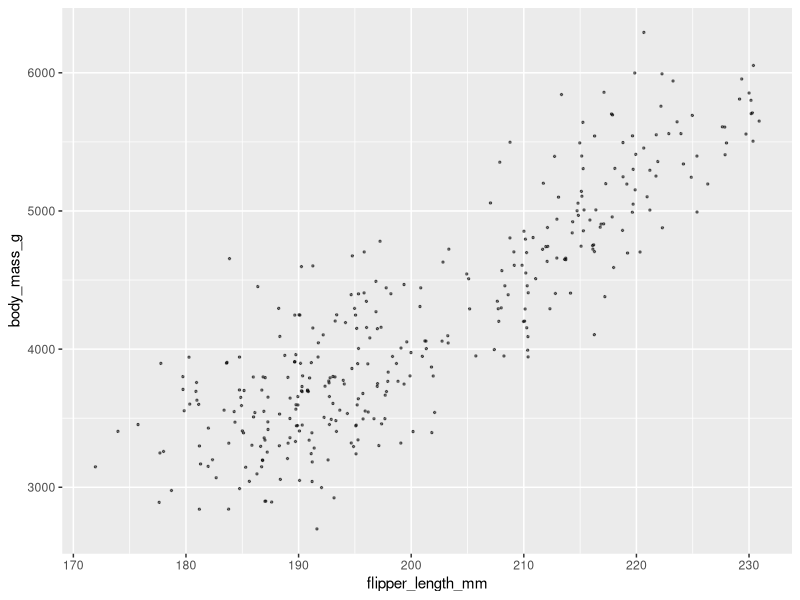
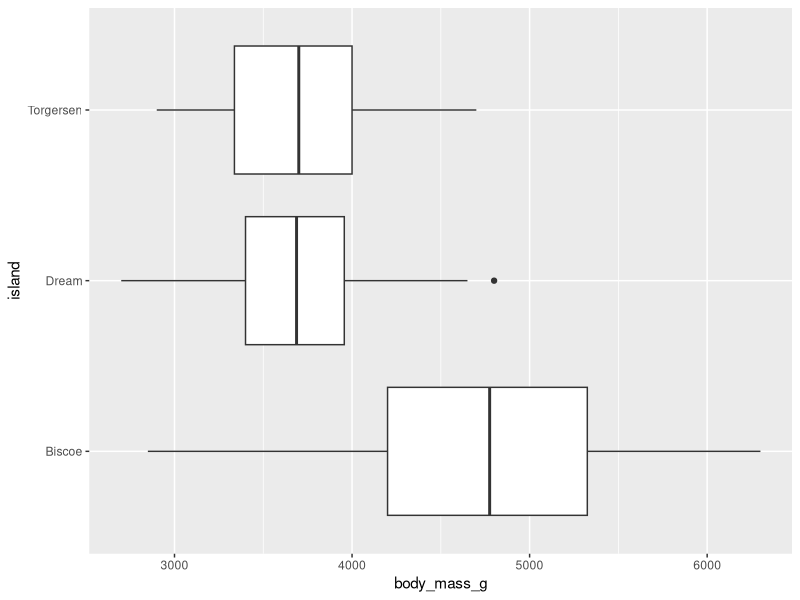
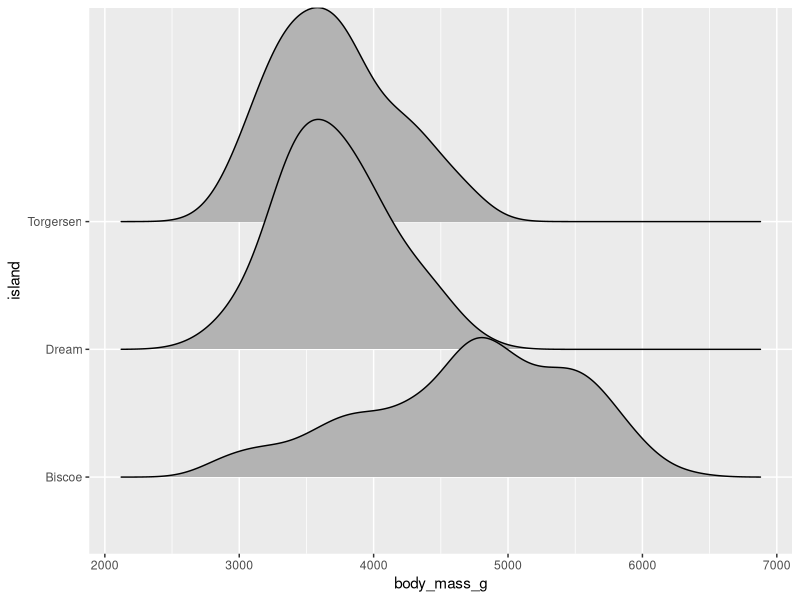

Recreate these plots in R, in order.
## ---- chunk 1
knitr::opts_chunk$set(echo = TRUE)
## ---- chunk 2
library(tidyverse)        #for visualization and wrangling
library(ggridges)         #for making density ridge plots
library(palmerpenguins)   #for penguins data
## ---- chunk 3
data("penguins")
## ---- chunk 4
penguins %>% 
  ggplot(aes(x = flipper_length_mm,
             y = body_mass_g)) +
  geom_jitter(size = .5,
              alpha = .5)
## ---- chunk 5
penguins %>% 
  summarize(correl = cor(flipper_length_mm, body_mass_g, use = "pairwise.complete.obs"))
## ---- chunk 6
penguins %>% 
  ggplot(aes(x = body_mass_g,
             y = island)) +
  geom_boxplot()
## ---- chunk 7
penguins %>% 
  ggplot(aes(x = body_mass_g,
             y = island)) +
  geom_density_ridges()
## ---- chunk 8
penguins %>% 
  group_by(island) %>% 
  summarize(mean_mass = mean(body_mass_g, na.rm = TRUE),
            sd_mass = sd(body_mass_g, na.rm = TRUE))
